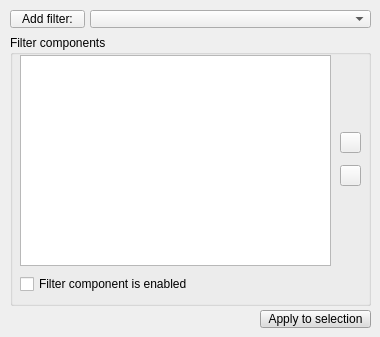
<?xml version="1.0" encoding="UTF-8"?>
<ui version="4.0">
 <class>CQDlgFilters</class>
 <widget class="QDialog" name="CQDlgFilters">
  <property name="geometry">
   <rect>
    <x>0</x>
    <y>0</y>
    <width>380</width>
    <height>337</height>
   </rect>
  </property>
  <property name="windowTitle">
   <string>Image Processing and Triggering</string>
  </property>
  <property name="locale">
   <locale language="English" country="UnitedStates"/>
  </property>
  <widget class="QGroupBox" name="groupBox">
   <property name="geometry">
    <rect>
     <x>10</x>
     <y>35</y>
     <width>361</width>
     <height>271</height>
    </rect>
   </property>
   <property name="title">
    <string>Filter components</string>
   </property>
   <property name="flat">
    <bool>false</bool>
   </property>
   <widget class="QToolButton" name="qqUp">
    <property name="geometry">
     <rect>
      <x>330</x>
      <y>97</y>
      <width>21</width>
      <height>21</height>
     </rect>
    </property>
    <property name="focusPolicy">
     <enum>Qt::StrongFocus</enum>
    </property>
    <property name="text">
     <string/>
    </property>
    <property name="icon">
     <iconset resource="../variousImageFiles.qrc">
      <normaloff>:/variousImageFiles/upArrow.png</normaloff>:/variousImageFiles/upArrow.png</iconset>
    </property>
   </widget>
   <widget class="QToolButton" name="qqDown">
    <property name="geometry">
     <rect>
      <x>330</x>
      <y>130</y>
      <width>21</width>
      <height>21</height>
     </rect>
    </property>
    <property name="focusPolicy">
     <enum>Qt::StrongFocus</enum>
    </property>
    <property name="text">
     <string/>
    </property>
    <property name="icon">
     <iconset resource="../variousImageFiles.qrc">
      <normaloff>:/variousImageFiles/downArrow.png</normaloff>:/variousImageFiles/downArrow.png</iconset>
    </property>
   </widget>
   <widget class="QListWidget" name="qqFilterList">
    <property name="geometry">
     <rect>
      <x>10</x>
      <y>20</y>
      <width>311</width>
      <height>211</height>
     </rect>
    </property>
    <property name="alternatingRowColors">
     <bool>false</bool>
    </property>
   </widget>
   <widget class="QCheckBox" name="qqComponentEnabled">
    <property name="geometry">
     <rect>
      <x>10</x>
      <y>240</y>
      <width>261</width>
      <height>18</height>
     </rect>
    </property>
    <property name="focusPolicy">
     <enum>Qt::StrongFocus</enum>
    </property>
    <property name="text">
     <string>Filter component is enabled</string>
    </property>
   </widget>
  </widget>
  <widget class="QToolButton" name="qqAddFilter">
   <property name="geometry">
    <rect>
     <x>10</x>
     <y>10</y>
     <width>75</width>
     <height>18</height>
    </rect>
   </property>
   <property name="focusPolicy">
    <enum>Qt::StrongFocus</enum>
   </property>
   <property name="text">
    <string>Add filter:</string>
   </property>
  </widget>
  <widget class="QComboBox" name="qqFilterCombo">
   <property name="geometry">
    <rect>
     <x>90</x>
     <y>10</y>
     <width>281</width>
     <height>18</height>
    </rect>
   </property>
   <property name="maxVisibleItems">
    <number>50</number>
   </property>
  </widget>
  <widget class="QToolButton" name="qqApply">
   <property name="geometry">
    <rect>
     <x>260</x>
     <y>310</y>
     <width>111</width>
     <height>18</height>
    </rect>
   </property>
   <property name="palette">
    <palette>
     <active>
      <colorrole role="WindowText">
       <brush brushstyle="SolidPattern">
        <color alpha="255">
         <red>0</red>
         <green>0</green>
         <blue>0</blue>
        </color>
       </brush>
      </colorrole>
      <colorrole role="Button">
       <brush brushstyle="SolidPattern">
        <color alpha="255">
         <red>220</red>
         <green>220</green>
         <blue>220</blue>
        </color>
       </brush>
      </colorrole>
      <colorrole role="Light">
       <brush brushstyle="SolidPattern">
        <color alpha="255">
         <red>255</red>
         <green>255</green>
         <blue>255</blue>
        </color>
       </brush>
      </colorrole>
      <colorrole role="Midlight">
       <brush brushstyle="SolidPattern">
        <color alpha="255">
         <red>237</red>
         <green>237</green>
         <blue>237</blue>
        </color>
       </brush>
      </colorrole>
      <colorrole role="Dark">
       <brush brushstyle="SolidPattern">
        <color alpha="255">
         <red>110</red>
         <green>110</green>
         <blue>110</blue>
        </color>
       </brush>
      </colorrole>
      <colorrole role="Mid">
       <brush brushstyle="SolidPattern">
        <color alpha="255">
         <red>147</red>
         <green>147</green>
         <blue>147</blue>
        </color>
       </brush>
      </colorrole>
      <colorrole role="Text">
       <brush brushstyle="SolidPattern">
        <color alpha="255">
         <red>0</red>
         <green>0</green>
         <blue>0</blue>
        </color>
       </brush>
      </colorrole>
      <colorrole role="BrightText">
       <brush brushstyle="SolidPattern">
        <color alpha="255">
         <red>255</red>
         <green>255</green>
         <blue>255</blue>
        </color>
       </brush>
      </colorrole>
      <colorrole role="ButtonText">
       <brush brushstyle="SolidPattern">
        <color alpha="255">
         <red>0</red>
         <green>0</green>
         <blue>0</blue>
        </color>
       </brush>
      </colorrole>
      <colorrole role="Base">
       <brush brushstyle="SolidPattern">
        <color alpha="255">
         <red>255</red>
         <green>255</green>
         <blue>255</blue>
        </color>
       </brush>
      </colorrole>
      <colorrole role="Window">
       <brush brushstyle="SolidPattern">
        <color alpha="255">
         <red>220</red>
         <green>220</green>
         <blue>220</blue>
        </color>
       </brush>
      </colorrole>
      <colorrole role="Shadow">
       <brush brushstyle="SolidPattern">
        <color alpha="255">
         <red>0</red>
         <green>0</green>
         <blue>0</blue>
        </color>
       </brush>
      </colorrole>
      <colorrole role="AlternateBase">
       <brush brushstyle="SolidPattern">
        <color alpha="255">
         <red>237</red>
         <green>237</green>
         <blue>237</blue>
        </color>
       </brush>
      </colorrole>
      <colorrole role="ToolTipBase">
       <brush brushstyle="SolidPattern">
        <color alpha="255">
         <red>255</red>
         <green>255</green>
         <blue>220</blue>
        </color>
       </brush>
      </colorrole>
      <colorrole role="ToolTipText">
       <brush brushstyle="SolidPattern">
        <color alpha="255">
         <red>0</red>
         <green>0</green>
         <blue>0</blue>
        </color>
       </brush>
      </colorrole>
     </active>
     <inactive>
      <colorrole role="WindowText">
       <brush brushstyle="SolidPattern">
        <color alpha="255">
         <red>0</red>
         <green>0</green>
         <blue>0</blue>
        </color>
       </brush>
      </colorrole>
      <colorrole role="Button">
       <brush brushstyle="SolidPattern">
        <color alpha="255">
         <red>220</red>
         <green>220</green>
         <blue>220</blue>
        </color>
       </brush>
      </colorrole>
      <colorrole role="Light">
       <brush brushstyle="SolidPattern">
        <color alpha="255">
         <red>255</red>
         <green>255</green>
         <blue>255</blue>
        </color>
       </brush>
      </colorrole>
      <colorrole role="Midlight">
       <brush brushstyle="SolidPattern">
        <color alpha="255">
         <red>237</red>
         <green>237</green>
         <blue>237</blue>
        </color>
       </brush>
      </colorrole>
      <colorrole role="Dark">
       <brush brushstyle="SolidPattern">
        <color alpha="255">
         <red>110</red>
         <green>110</green>
         <blue>110</blue>
        </color>
       </brush>
      </colorrole>
      <colorrole role="Mid">
       <brush brushstyle="SolidPattern">
        <color alpha="255">
         <red>147</red>
         <green>147</green>
         <blue>147</blue>
        </color>
       </brush>
      </colorrole>
      <colorrole role="Text">
       <brush brushstyle="SolidPattern">
        <color alpha="255">
         <red>0</red>
         <green>0</green>
         <blue>0</blue>
        </color>
       </brush>
      </colorrole>
      <colorrole role="BrightText">
       <brush brushstyle="SolidPattern">
        <color alpha="255">
         <red>255</red>
         <green>255</green>
         <blue>255</blue>
        </color>
       </brush>
      </colorrole>
      <colorrole role="ButtonText">
       <brush brushstyle="SolidPattern">
        <color alpha="255">
         <red>0</red>
         <green>0</green>
         <blue>0</blue>
        </color>
       </brush>
      </colorrole>
      <colorrole role="Base">
       <brush brushstyle="SolidPattern">
        <color alpha="255">
         <red>255</red>
         <green>255</green>
         <blue>255</blue>
        </color>
       </brush>
      </colorrole>
      <colorrole role="Window">
       <brush brushstyle="SolidPattern">
        <color alpha="255">
         <red>220</red>
         <green>220</green>
         <blue>220</blue>
        </color>
       </brush>
      </colorrole>
      <colorrole role="Shadow">
       <brush brushstyle="SolidPattern">
        <color alpha="255">
         <red>0</red>
         <green>0</green>
         <blue>0</blue>
        </color>
       </brush>
      </colorrole>
      <colorrole role="AlternateBase">
       <brush brushstyle="SolidPattern">
        <color alpha="255">
         <red>237</red>
         <green>237</green>
         <blue>237</blue>
        </color>
       </brush>
      </colorrole>
      <colorrole role="ToolTipBase">
       <brush brushstyle="SolidPattern">
        <color alpha="255">
         <red>255</red>
         <green>255</green>
         <blue>220</blue>
        </color>
       </brush>
      </colorrole>
      <colorrole role="ToolTipText">
       <brush brushstyle="SolidPattern">
        <color alpha="255">
         <red>0</red>
         <green>0</green>
         <blue>0</blue>
        </color>
       </brush>
      </colorrole>
     </inactive>
     <disabled>
      <colorrole role="WindowText">
       <brush brushstyle="SolidPattern">
        <color alpha="255">
         <red>110</red>
         <green>110</green>
         <blue>110</blue>
        </color>
       </brush>
      </colorrole>
      <colorrole role="Button">
       <brush brushstyle="SolidPattern">
        <color alpha="255">
         <red>220</red>
         <green>220</green>
         <blue>220</blue>
        </color>
       </brush>
      </colorrole>
      <colorrole role="Light">
       <brush brushstyle="SolidPattern">
        <color alpha="255">
         <red>255</red>
         <green>255</green>
         <blue>255</blue>
        </color>
       </brush>
      </colorrole>
      <colorrole role="Midlight">
       <brush brushstyle="SolidPattern">
        <color alpha="255">
         <red>237</red>
         <green>237</green>
         <blue>237</blue>
        </color>
       </brush>
      </colorrole>
      <colorrole role="Dark">
       <brush brushstyle="SolidPattern">
        <color alpha="255">
         <red>110</red>
         <green>110</green>
         <blue>110</blue>
        </color>
       </brush>
      </colorrole>
      <colorrole role="Mid">
       <brush brushstyle="SolidPattern">
        <color alpha="255">
         <red>147</red>
         <green>147</green>
         <blue>147</blue>
        </color>
       </brush>
      </colorrole>
      <colorrole role="Text">
       <brush brushstyle="SolidPattern">
        <color alpha="255">
         <red>110</red>
         <green>110</green>
         <blue>110</blue>
        </color>
       </brush>
      </colorrole>
      <colorrole role="BrightText">
       <brush brushstyle="SolidPattern">
        <color alpha="255">
         <red>255</red>
         <green>255</green>
         <blue>255</blue>
        </color>
       </brush>
      </colorrole>
      <colorrole role="ButtonText">
       <brush brushstyle="SolidPattern">
        <color alpha="255">
         <red>110</red>
         <green>110</green>
         <blue>110</blue>
        </color>
       </brush>
      </colorrole>
      <colorrole role="Base">
       <brush brushstyle="SolidPattern">
        <color alpha="255">
         <red>220</red>
         <green>220</green>
         <blue>220</blue>
        </color>
       </brush>
      </colorrole>
      <colorrole role="Window">
       <brush brushstyle="SolidPattern">
        <color alpha="255">
         <red>220</red>
         <green>220</green>
         <blue>220</blue>
        </color>
       </brush>
      </colorrole>
      <colorrole role="Shadow">
       <brush brushstyle="SolidPattern">
        <color alpha="255">
         <red>0</red>
         <green>0</green>
         <blue>0</blue>
        </color>
       </brush>
      </colorrole>
      <colorrole role="AlternateBase">
       <brush brushstyle="SolidPattern">
        <color alpha="255">
         <red>220</red>
         <green>220</green>
         <blue>220</blue>
        </color>
       </brush>
      </colorrole>
      <colorrole role="ToolTipBase">
       <brush brushstyle="SolidPattern">
        <color alpha="255">
         <red>255</red>
         <green>255</green>
         <blue>220</blue>
        </color>
       </brush>
      </colorrole>
      <colorrole role="ToolTipText">
       <brush brushstyle="SolidPattern">
        <color alpha="255">
         <red>0</red>
         <green>0</green>
         <blue>0</blue>
        </color>
       </brush>
      </colorrole>
     </disabled>
    </palette>
   </property>
   <property name="focusPolicy">
    <enum>Qt::StrongFocus</enum>
   </property>
   <property name="text">
    <string>Apply to selection</string>
   </property>
  </widget>
 </widget>
 <tabstops>
  <tabstop>qqAddFilter</tabstop>
  <tabstop>qqFilterCombo</tabstop>
  <tabstop>qqFilterList</tabstop>
  <tabstop>qqUp</tabstop>
  <tabstop>qqDown</tabstop>
  <tabstop>qqComponentEnabled</tabstop>
  <tabstop>qqApply</tabstop>
 </tabstops>
 <resources>
  <include location="../variousImageFiles.qrc"/>
 </resources>
 <connections/>
</ui>
